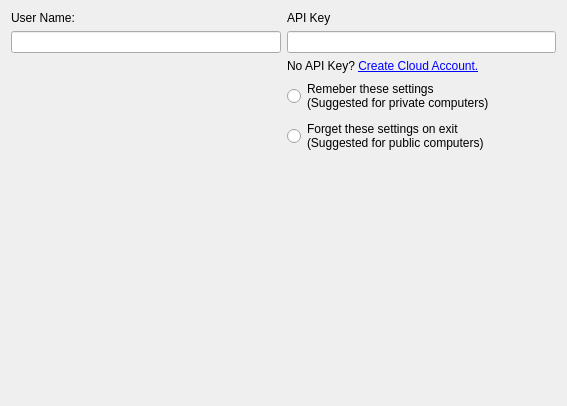
<?xml version="1.0" encoding="UTF-8"?>
<ui version="4.0">
 <class>CloudPreferencesPageWidget</class>
 <widget class="QWidget" name="CloudPreferencesPageWidget">
  <property name="geometry">
   <rect>
    <x>0</x>
    <y>0</y>
    <width>567</width>
    <height>406</height>
   </rect>
  </property>
  <property name="windowTitle">
   <string>Cloud Preferences</string>
  </property>
  <layout class="QGridLayout" name="gridLayout">
   <item row="0" column="0">
    <widget class="QLabel" name="uiUserNameLabel">
     <property name="text">
      <string>User Name:</string>
     </property>
    </widget>
   </item>
   <item row="0" column="1">
    <widget class="QLabel" name="uiAPIKeyLabel">
     <property name="text">
      <string>API Key</string>
     </property>
    </widget>
   </item>
   <item row="1" column="1">
    <widget class="QLineEdit" name="uiAPIKeyLineEdit"/>
   </item>
   <item row="2" column="1">
    <widget class="QLabel" name="uiCreateAccountLabel">
     <property name="text">
      <string>No API Key? &lt;a href=&quot;#&quot;&gt;Create Cloud Account.&lt;/a&gt;</string>
     </property>
     <property name="textFormat">
      <enum>Qt::RichText</enum>
     </property>
    </widget>
   </item>
   <item row="3" column="1">
    <widget class="QRadioButton" name="uiRememberAPIKeyRadioButton">
     <property name="text">
      <string>Remeber these settings
(Suggested for private computers)</string>
     </property>
    </widget>
   </item>
   <item row="4" column="1">
    <widget class="QRadioButton" name="uiForgetAPIKeyRadioButton">
     <property name="text">
      <string>Forget these settings on exit
(Suggested for public computers)</string>
     </property>
    </widget>
   </item>
   <item row="5" column="0">
    <spacer name="verticalSpacer">
     <property name="orientation">
      <enum>Qt::Vertical</enum>
     </property>
     <property name="sizeHint" stdset="0">
      <size>
       <width>20</width>
       <height>40</height>
      </size>
     </property>
    </spacer>
   </item>
   <item row="1" column="0">
    <widget class="QLineEdit" name="uiUserNameLineEdit"/>
   </item>
  </layout>
 </widget>
 <resources/>
 <connections/>
</ui>
